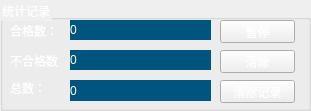
  <widget class="QGroupBox" name="groupBox_3">
   <property name="geometry">
    <rect>
     <x>700</x>
     <y>460</y>
     <width>311</width>
     <height>111</height>
    </rect>
   </property>
   <property name="palette">
    <palette>
     <active>
      <colorrole role="WindowText">
       <brush brushstyle="SolidPattern">
        <color alpha="255">
         <red>255</red>
         <green>255</green>
         <blue>255</blue>
        </color>
       </brush>
      </colorrole>
      <colorrole role="Text">
       <brush brushstyle="SolidPattern">
        <color alpha="255">
         <red>255</red>
         <green>255</green>
         <blue>255</blue>
        </color>
       </brush>
      </colorrole>
      <colorrole role="ButtonText">
       <brush brushstyle="SolidPattern">
        <color alpha="255">
         <red>255</red>
         <green>255</green>
         <blue>255</blue>
        </color>
       </brush>
      </colorrole>
     </active>
     <inactive>
      <colorrole role="WindowText">
       <brush brushstyle="SolidPattern">
        <color alpha="255">
         <red>255</red>
         <green>255</green>
         <blue>255</blue>
        </color>
       </brush>
      </colorrole>
      <colorrole role="Text">
       <brush brushstyle="SolidPattern">
        <color alpha="255">
         <red>255</red>
         <green>255</green>
         <blue>255</blue>
        </color>
       </brush>
      </colorrole>
      <colorrole role="ButtonText">
       <brush brushstyle="SolidPattern">
        <color alpha="255">
         <red>255</red>
         <green>255</green>
         <blue>255</blue>
        </color>
       </brush>
      </colorrole>
     </inactive>
     <disabled>
      <colorrole role="WindowText">
       <brush brushstyle="SolidPattern">
        <color alpha="255">
         <red>255</red>
         <green>255</green>
         <blue>255</blue>
        </color>
       </brush>
      </colorrole>
      <colorrole role="Text">
       <brush brushstyle="SolidPattern">
        <color alpha="255">
         <red>255</red>
         <green>255</green>
         <blue>255</blue>
        </color>
       </brush>
      </colorrole>
      <colorrole role="ButtonText">
       <brush brushstyle="SolidPattern">
        <color alpha="255">
         <red>255</red>
         <green>255</green>
         <blue>255</blue>
        </color>
       </brush>
      </colorrole>
     </disabled>
    </palette>
   </property>
   <property name="styleSheet">
    <string notr="true">color:rgb(255, 255, 255);
font: 10pt &quot;微软雅黑&quot;;</string>
   </property>
   <property name="title">
    <string>统计记录</string>
   </property>
   <widget class="QLabel" name="label_3">
    <property name="geometry">
     <rect>
      <x>10</x>
      <y>20</y>
      <width>51</width>
      <height>21</height>
     </rect>
    </property>
    <property name="styleSheet">
     <string notr="true">color:rgb(255, 255, 255);
font: 10pt &quot;微软雅黑&quot;;</string>
    </property>
    <property name="text">
     <string>合格数：</string>
    </property>
   </widget>
   <widget class="QLabel" name="label_4">
    <property name="geometry">
     <rect>
      <x>10</x>
      <y>50</y>
      <width>51</width>
      <height>21</height>
     </rect>
    </property>
    <property name="styleSheet">
     <string notr="true">color:rgb(255, 255, 255);
font: 10pt &quot;微软雅黑&quot;;</string>
    </property>
    <property name="text">
     <string>不合格数：</string>
    </property>
   </widget>
   <widget class="QLabel" name="label_5">
    <property name="geometry">
     <rect>
      <x>10</x>
      <y>80</y>
      <width>41</width>
      <height>16</height>
     </rect>
    </property>
    <property name="styleSheet">
     <string notr="true">color:rgb(255, 255, 255);
font: 10pt &quot;微软雅黑&quot;;</string>
    </property>
    <property name="text">
     <string>总数：</string>
    </property>
   </widget>
   <widget class="QLabel" name="hegeLb">
    <property name="geometry">
     <rect>
      <x>70</x>
      <y>20</y>
      <width>141</width>
      <height>20</height>
     </rect>
    </property>
    <property name="palette">
     <palette>
      <active>
       <colorrole role="WindowText">
        <brush brushstyle="SolidPattern">
         <color alpha="255">
          <red>255</red>
          <green>255</green>
          <blue>255</blue>
         </color>
        </brush>
       </colorrole>
       <colorrole role="Button">
        <brush brushstyle="SolidPattern">
         <color alpha="255">
          <red>0</red>
          <green>85</green>
          <blue>127</blue>
         </color>
        </brush>
       </colorrole>
       <colorrole role="Text">
        <brush brushstyle="SolidPattern">
         <color alpha="255">
          <red>255</red>
          <green>255</green>
          <blue>255</blue>
         </color>
        </brush>
       </colorrole>
       <colorrole role="ButtonText">
        <brush brushstyle="SolidPattern">
         <color alpha="255">
          <red>255</red>
          <green>255</green>
          <blue>255</blue>
         </color>
        </brush>
       </colorrole>
       <colorrole role="Base">
        <brush brushstyle="SolidPattern">
         <color alpha="255">
          <red>0</red>
          <green>85</green>
          <blue>127</blue>
         </color>
        </brush>
       </colorrole>
       <colorrole role="Window">
        <brush brushstyle="SolidPattern">
         <color alpha="255">
          <red>0</red>
          <green>85</green>
          <blue>127</blue>
         </color>
        </brush>
       </colorrole>
      </active>
      <inactive>
       <colorrole role="WindowText">
        <brush brushstyle="SolidPattern">
         <color alpha="255">
          <red>255</red>
          <green>255</green>
          <blue>255</blue>
         </color>
        </brush>
       </colorrole>
       <colorrole role="Button">
        <brush brushstyle="SolidPattern">
         <color alpha="255">
          <red>0</red>
          <green>85</green>
          <blue>127</blue>
         </color>
        </brush>
       </colorrole>
       <colorrole role="Text">
        <brush brushstyle="SolidPattern">
         <color alpha="255">
          <red>255</red>
          <green>255</green>
          <blue>255</blue>
         </color>
        </brush>
       </colorrole>
       <colorrole role="ButtonText">
        <brush brushstyle="SolidPattern">
         <color alpha="255">
          <red>255</red>
          <green>255</green>
          <blue>255</blue>
         </color>
        </brush>
       </colorrole>
       <colorrole role="Base">
        <brush brushstyle="SolidPattern">
         <color alpha="255">
          <red>0</red>
          <green>85</green>
          <blue>127</blue>
         </color>
        </brush>
       </colorrole>
       <colorrole role="Window">
        <brush brushstyle="SolidPattern">
         <color alpha="255">
          <red>0</red>
          <green>85</green>
          <blue>127</blue>
         </color>
        </brush>
       </colorrole>
      </inactive>
      <disabled>
       <colorrole role="WindowText">
        <brush brushstyle="SolidPattern">
         <color alpha="255">
          <red>255</red>
          <green>255</green>
          <blue>255</blue>
         </color>
        </brush>
       </colorrole>
       <colorrole role="Button">
        <brush brushstyle="SolidPattern">
         <color alpha="255">
          <red>0</red>
          <green>85</green>
          <blue>127</blue>
         </color>
        </brush>
       </colorrole>
       <colorrole role="Text">
        <brush brushstyle="SolidPattern">
         <color alpha="255">
          <red>255</red>
          <green>255</green>
          <blue>255</blue>
         </color>
        </brush>
       </colorrole>
       <colorrole role="ButtonText">
        <brush brushstyle="SolidPattern">
         <color alpha="255">
          <red>255</red>
          <green>255</green>
          <blue>255</blue>
         </color>
        </brush>
       </colorrole>
       <colorrole role="Base">
        <brush brushstyle="SolidPattern">
         <color alpha="255">
          <red>0</red>
          <green>85</green>
          <blue>127</blue>
         </color>
        </brush>
       </colorrole>
       <colorrole role="Window">
        <brush brushstyle="SolidPattern">
         <color alpha="255">
          <red>0</red>
          <green>85</green>
          <blue>127</blue>
         </color>
        </brush>
       </colorrole>
      </disabled>
     </palette>
    </property>
    <property name="styleSheet">
     <string notr="true">background-color: rgb(0, 85, 127);
font: 10pt &quot;微软雅黑&quot;;</string>
    </property>
    <property name="text">
     <string>0</string>
    </property>
   </widget>
   <widget class="QLabel" name="buhegeLb">
    <property name="geometry">
     <rect>
      <x>70</x>
      <y>50</y>
      <width>141</width>
      <height>20</height>
     </rect>
    </property>
    <property name="palette">
     <palette>
      <active>
       <colorrole role="WindowText">
        <brush brushstyle="SolidPattern">
         <color alpha="255">
          <red>255</red>
          <green>255</green>
          <blue>255</blue>
         </color>
        </brush>
       </colorrole>
       <colorrole role="Button">
        <brush brushstyle="SolidPattern">
         <color alpha="255">
          <red>0</red>
          <green>85</green>
          <blue>127</blue>
         </color>
        </brush>
       </colorrole>
       <colorrole role="Text">
        <brush brushstyle="SolidPattern">
         <color alpha="255">
          <red>255</red>
          <green>255</green>
          <blue>255</blue>
         </color>
        </brush>
       </colorrole>
       <colorrole role="ButtonText">
        <brush brushstyle="SolidPattern">
         <color alpha="255">
          <red>255</red>
          <green>255</green>
          <blue>255</blue>
         </color>
        </brush>
       </colorrole>
       <colorrole role="Base">
        <brush brushstyle="SolidPattern">
         <color alpha="255">
          <red>0</red>
          <green>85</green>
          <blue>127</blue>
         </color>
        </brush>
       </colorrole>
       <colorrole role="Window">
        <brush brushstyle="SolidPattern">
         <color alpha="255">
          <red>0</red>
          <green>85</green>
          <blue>127</blue>
         </color>
        </brush>
       </colorrole>
      </active>
      <inactive>
       <colorrole role="WindowText">
        <brush brushstyle="SolidPattern">
         <color alpha="255">
          <red>255</red>
          <green>255</green>
          <blue>255</blue>
         </color>
        </brush>
       </colorrole>
       <colorrole role="Button">
        <brush brushstyle="SolidPattern">
         <color alpha="255">
          <red>0</red>
          <green>85</green>
          <blue>127</blue>
         </color>
        </brush>
       </colorrole>
       <colorrole role="Text">
        <brush brushstyle="SolidPattern">
         <color alpha="255">
          <red>255</red>
          <green>255</green>
          <blue>255</blue>
         </color>
        </brush>
       </colorrole>
       <colorrole role="ButtonText">
        <brush brushstyle="SolidPattern">
         <color alpha="255">
          <red>255</red>
          <green>255</green>
          <blue>255</blue>
         </color>
        </brush>
       </colorrole>
       <colorrole role="Base">
        <brush brushstyle="SolidPattern">
         <color alpha="255">
          <red>0</red>
          <green>85</green>
          <blue>127</blue>
         </color>
        </brush>
       </colorrole>
       <colorrole role="Window">
        <brush brushstyle="SolidPattern">
         <color alpha="255">
          <red>0</red>
          <green>85</green>
          <blue>127</blue>
         </color>
        </brush>
       </colorrole>
      </inactive>
      <disabled>
       <colorrole role="WindowText">
        <brush brushstyle="SolidPattern">
         <color alpha="255">
          <red>255</red>
          <green>255</green>
          <blue>255</blue>
         </color>
        </brush>
       </colorrole>
       <colorrole role="Button">
        <brush brushstyle="SolidPattern">
         <color alpha="255">
          <red>0</red>
          <green>85</green>
          <blue>127</blue>
         </color>
        </brush>
       </colorrole>
       <colorrole role="Text">
        <brush brushstyle="SolidPattern">
         <color alpha="255">
          <red>255</red>
          <green>255</green>
          <blue>255</blue>
         </color>
        </brush>
       </colorrole>
       <colorrole role="ButtonText">
        <brush brushstyle="SolidPattern">
         <color alpha="255">
          <red>255</red>
          <green>255</green>
          <blue>255</blue>
         </color>
        </brush>
       </colorrole>
       <colorrole role="Base">
        <brush brushstyle="SolidPattern">
         <color alpha="255">
          <red>0</red>
          <green>85</green>
          <blue>127</blue>
         </color>
        </brush>
       </colorrole>
       <colorrole role="Window">
        <brush brushstyle="SolidPattern">
         <color alpha="255">
          <red>0</red>
          <green>85</green>
          <blue>127</blue>
         </color>
        </brush>
       </colorrole>
      </disabled>
     </palette>
    </property>
    <property name="styleSheet">
     <string notr="true">background-color: rgb(0, 85, 127);
font: 10pt &quot;微软雅黑&quot;;</string>
    </property>
    <property name="text">
     <string>0</string>
    </property>
   </widget>
   <widget class="QLabel" name="countLb">
    <property name="geometry">
     <rect>
      <x>70</x>
      <y>80</y>
      <width>141</width>
      <height>21</height>
     </rect>
    </property>
    <property name="palette">
     <palette>
      <active>
       <colorrole role="WindowText">
        <brush brushstyle="SolidPattern">
         <color alpha="255">
          <red>255</red>
          <green>255</green>
          <blue>255</blue>
         </color>
        </brush>
       </colorrole>
       <colorrole role="Button">
        <brush brushstyle="SolidPattern">
         <color alpha="255">
          <red>0</red>
          <green>85</green>
          <blue>127</blue>
         </color>
        </brush>
       </colorrole>
       <colorrole role="Text">
        <brush brushstyle="SolidPattern">
         <color alpha="255">
          <red>255</red>
          <green>255</green>
          <blue>255</blue>
         </color>
        </brush>
       </colorrole>
       <colorrole role="ButtonText">
        <brush brushstyle="SolidPattern">
         <color alpha="255">
          <red>255</red>
          <green>255</green>
          <blue>255</blue>
         </color>
        </brush>
       </colorrole>
       <colorrole role="Base">
        <brush brushstyle="SolidPattern">
         <color alpha="255">
          <red>0</red>
          <green>85</green>
          <blue>127</blue>
         </color>
        </brush>
       </colorrole>
       <colorrole role="Window">
        <brush brushstyle="SolidPattern">
         <color alpha="255">
          <red>0</red>
          <green>85</green>
          <blue>127</blue>
         </color>
        </brush>
       </colorrole>
      </active>
      <inactive>
       <colorrole role="WindowText">
        <brush brushstyle="SolidPattern">
         <color alpha="255">
          <red>255</red>
          <green>255</green>
          <blue>255</blue>
         </color>
        </brush>
       </colorrole>
       <colorrole role="Button">
        <brush brushstyle="SolidPattern">
         <color alpha="255">
          <red>0</red>
          <green>85</green>
          <blue>127</blue>
         </color>
        </brush>
       </colorrole>
       <colorrole role="Text">
        <brush brushstyle="SolidPattern">
         <color alpha="255">
          <red>255</red>
          <green>255</green>
          <blue>255</blue>
         </color>
        </brush>
       </colorrole>
       <colorrole role="ButtonText">
        <brush brushstyle="SolidPattern">
         <color alpha="255">
          <red>255</red>
          <green>255</green>
          <blue>255</blue>
         </color>
        </brush>
       </colorrole>
       <colorrole role="Base">
        <brush brushstyle="SolidPattern">
         <color alpha="255">
          <red>0</red>
          <green>85</green>
          <blue>127</blue>
         </color>
        </brush>
       </colorrole>
       <colorrole role="Window">
        <brush brushstyle="SolidPattern">
         <color alpha="255">
          <red>0</red>
          <green>85</green>
          <blue>127</blue>
         </color>
        </brush>
       </colorrole>
      </inactive>
      <disabled>
       <colorrole role="WindowText">
        <brush brushstyle="SolidPattern">
         <color alpha="255">
          <red>255</red>
          <green>255</green>
          <blue>255</blue>
         </color>
        </brush>
       </colorrole>
       <colorrole role="Button">
        <brush brushstyle="SolidPattern">
         <color alpha="255">
          <red>0</red>
          <green>85</green>
          <blue>127</blue>
         </color>
        </brush>
       </colorrole>
       <colorrole role="Text">
        <brush brushstyle="SolidPattern">
         <color alpha="255">
          <red>255</red>
          <green>255</green>
          <blue>255</blue>
         </color>
        </brush>
       </colorrole>
       <colorrole role="ButtonText">
        <brush brushstyle="SolidPattern">
         <color alpha="255">
          <red>255</red>
          <green>255</green>
          <blue>255</blue>
         </color>
        </brush>
       </colorrole>
       <colorrole role="Base">
        <brush brushstyle="SolidPattern">
         <color alpha="255">
          <red>0</red>
          <green>85</green>
          <blue>127</blue>
         </color>
        </brush>
       </colorrole>
       <colorrole role="Window">
        <brush brushstyle="SolidPattern">
         <color alpha="255">
          <red>0</red>
          <green>85</green>
          <blue>127</blue>
         </color>
        </brush>
       </colorrole>
      </disabled>
     </palette>
    </property>
    <property name="styleSheet">
     <string notr="true">background-color: rgb(0, 85, 127);
font: 10pt &quot;微软雅黑&quot;;</string>
    </property>
    <property name="text">
     <string>0</string>
    </property>
   </widget>
   <widget class="QPushButton" name="cleanBtn">
    <property name="geometry">
     <rect>
      <x>220</x>
      <y>50</y>
      <width>75</width>
      <height>23</height>
     </rect>
    </property>
    <property name="cursor">
     <cursorShape>PointingHandCursor</cursorShape>
    </property>
    <property name="styleSheet">
     <string notr="true">font: 10pt &quot;微软雅黑&quot;;</string>
    </property>
    <property name="text">
     <string>清除</string>
    </property>
   </widget>
   <widget class="QPushButton" name="clearHisBtn">
    <property name="geometry">
     <rect>
      <x>220</x>
      <y>80</y>
      <width>75</width>
      <height>23</height>
     </rect>
    </property>
    <property name="cursor">
     <cursorShape>PointingHandCursor</cursorShape>
    </property>
    <property name="styleSheet">
     <string notr="true">font: 10pt &quot;微软雅黑&quot;;</string>
    </property>
    <property name="text">
     <string>清除记录</string>
    </property>
   </widget>
   <widget class="QPushButton" name="runPauseBtn">
    <property name="geometry">
     <rect>
      <x>220</x>
      <y>20</y>
      <width>75</width>
      <height>23</height>
     </rect>
    </property>
    <property name="cursor">
     <cursorShape>OpenHandCursor</cursorShape>
    </property>
    <property name="styleSheet">
     <string notr="true">font: 10pt &quot;微软雅黑&quot;;</string>
    </property>
    <property name="text">
     <string>暂停</string>
    </property>
   </widget>
  </widget>
